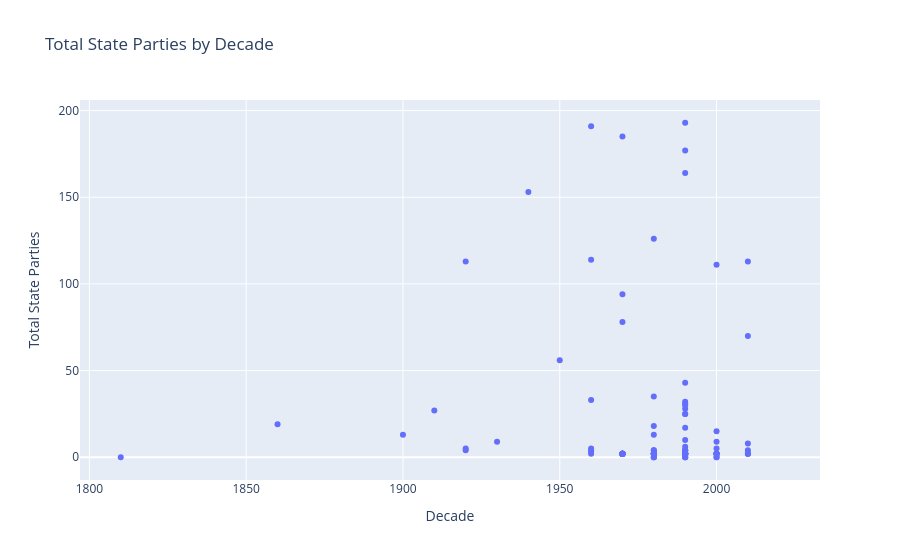

Source (notebook cell):
### Code cell
df = info_ver.copy()

df = df.drop_duplicates('agreement_id').copy()
df['decade'] = (df['year'] // 10) * 10
nice_names = {
    'verified_compliance_mechanism_area_access': 'Area access',
    'verified_compliance_mechanism_facility_access': 'Facility access',
    'verified_compliance_mechanism_item_access': 'Item access',
    'verified_compliance_mechanism_item_section_access': 'Item section access',
    'consultation_mechanism': 'Consultation Flag',
    'demonstrated_compliance_mechanism_nr': 'DemCom Count',
    'verified_compliance_mechanism_nr': 'VerCom Count',
    'demonstrated_compliance_mechanism': 'DemCom',
    'verified_compliance_mechanism': 'VerCom'

}

df_renamed = df.rename(columns=nice_names)

hover_cols = ['year', 'agreement_profile_title','laterality', 'agreement_id'] + ['Consultation Flag', 'DemCom Count', 'VerCom Count'] + ['Area access', 'Facility access', 'Item access', 'Item section access']

title = "Total State Parties by Decade"

fig = px.scatter(
    df_renamed,
    x='decade',
    y='nr_states_parties_total',
    hover_data=hover_cols ,
    title = title
)
fig.write_image(f"plots/{title.replace(' ', '_')}.png")
fig.update_xaxes(title_text='Decade')
fig.update_yaxes(title_text='Total State Parties')

fig.show()

### Figure 1 — Plotly figure (JSON) as saved in the notebook; plotly's stock layout.template omitted (floating-point values rounded to 4 significant figures; data arrays with more than 128 entries replaced by an {"elided": "..."} marker saying what was removed)
{"data": [{"customdata": {"elided": "128x11 mixed values"}, "hovertemplate": "decade=%{x}<br>nr_states_parties_total=%{y}<br>year=%{customdata[0]}<br>agreement_profile_title=%{customdata[1]}<br>laterality=%{customdata[2]}<br>agreement_id=%{customdata[3]}<br>Consultation Flag=%{customdata[4]}<br>DemCom Count=%{customdata[5]}<br>VerCom Count=%{customdata[6]}<br>Area access=%{customdata[7]}<br>Facility access=%{customdata[8]}<br>Item access=%{customdata[9]}<br>Item section access=%{customdata[10]}<extra></extra>", "legendgroup": "", "marker": {"color": "#636efa", "symbol": "circle"}, "mode": "markers", "name": "", "orientation": "v", "showlegend": false, "type": "scatter", "x": [1810, 1860, 1900, 1910, 1920, 1920, 1920, 1920, 1930, 1930, 1940, 1950, 1960, 1970, 1980, 1980, 1960, 1960, 1960, 1960, 1990, 1990, 1990, 1960, 1960, 1970, 1970, 1970, 1970, 1980, 1970, 1970, 1970, 1970, 1970, 1970, 1970, 1990, 1970, 1970, 1970, 1970, 1970, 1970, 1980, 1980, 1980, 1980, 1980, 1990, 1990, 2000, 2000, 1980, 1980, 1980, 1980, 1980, 1990, 1980, 1980, 1980, 1980, 1990, 1980, 1980, 1980, 1990, 1990, 1990, 1990, 1990, 2010, 1990, 1990, 1990, 2000, 1990, 1990, 1990, 1990, 1990, 1990, 1990, 1990, 1990, 1990, 1990, 1990, 1990, 1990, 1990, 1990, 1990, 1990, 1990, 1990, 1990, 1990, 1990, 1990, 1990, 1990, 1990, 1990, 2000, 2000, 2000, 2000, 2000, 2000, 2000, 2000, 2000, 2000, 2010, 2000, 2000, 2000, 2010, 2010, 2010, 2010, 2010, 2010, 2010, 2010, 2020], "xaxis": "x", "y": [0.0, 19.0, 13.0, 27.0, 4.0, 5.0, NaN, 113.0, 9.0, NaN, 153.0, 56.0, 2.0, 2.0, 2.0, 2.0, 3.0, 33.0, 4.0, 5.0, 25.0, 25.0, 28.0, 114.0, 191.0, 2.0, 94.0, 2.0, 2.0, 2.0, 2.0, 185.0, 2.0, 2.0, 2.0, 2.0, 2.0, 6.0, NaN, NaN, 2.0, 2.0, 2.0, 78.0, NaN, 126.0, 0.0, 0.0, 0.0, 0.0, 0.0, 0.0, 0.0, 18.0, 13.0, 2.0, 4.0, 4.0, 2.0, 35.0, 2.0, 2.0, 2.0, NaN, 2.0, 2.0, 2.0, 30.0, NaN, 2.0, 2.0, 2.0, 2.0, NaN, 2.0, 4.0, NaN, 2.0, 2.0, 2.0, 32.0, 193.0, 2.0, 2.0, 2.0, 10.0, 0.0, 43.0, 4.0, 4.0, 1.0, NaN, 3.0, 177.0, 164.0, NaN, NaN, NaN, NaN, 2.0, 31.0, NaN, 17.0, 2.0, 2.0, 2.0, NaN, 2.0, 2.0, 2.0, NaN, NaN, 9.0, 2.0, 5.0, 4.0, 15.0, 2.0, 111.0, 8.0, NaN, NaN, 2.0, 113.0, 2.0, NaN, 70.0, NaN], "yaxis": "y"}], "layout": {"legend": {"tracegroupgap": 0}, "title": {"text": "Total State Parties by Decade"}, "xaxis": {"anchor": "y", "domain": [0, 1], "title": {"text": "Decade"}}, "yaxis": {"anchor": "x", "domain": [0, 1], "title": {"text": "Total State Parties"}}}}
